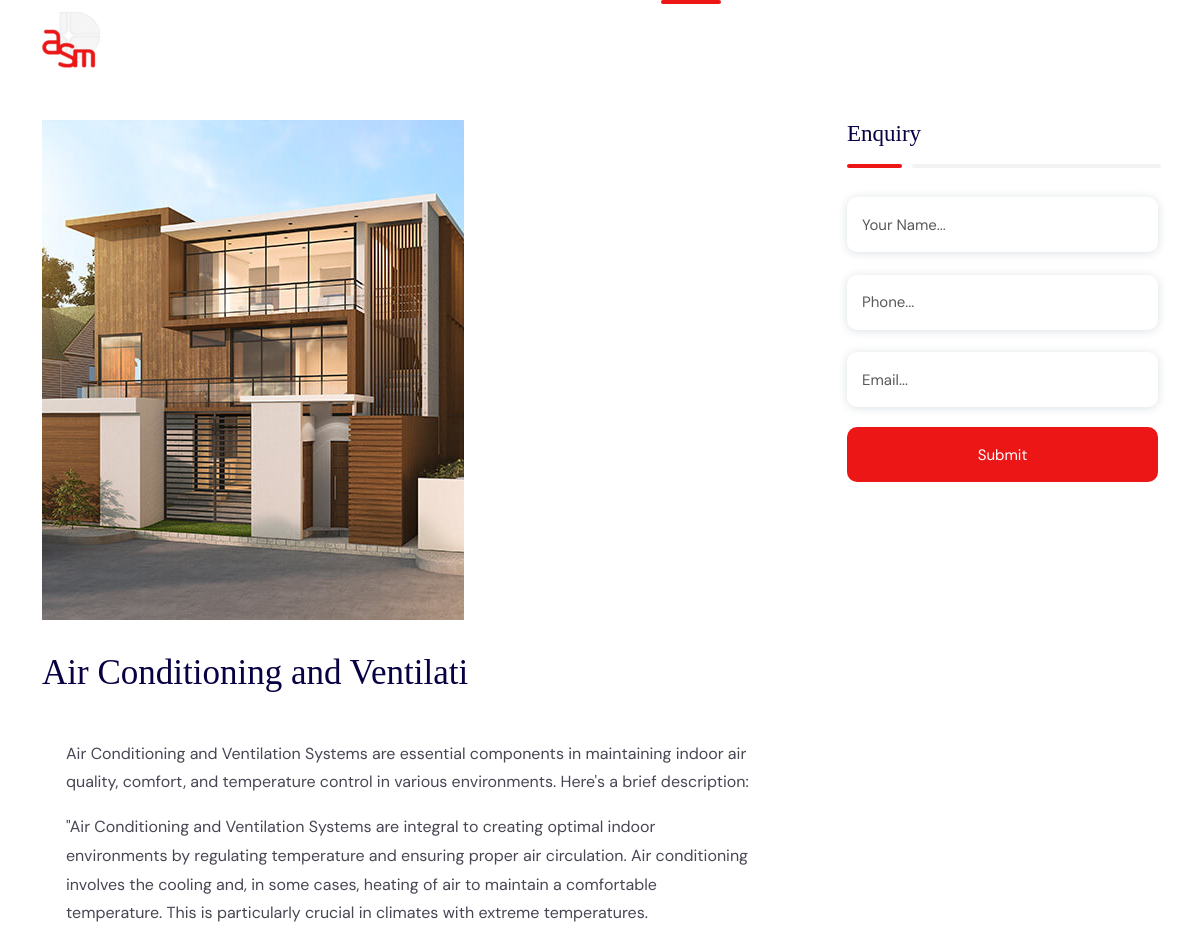
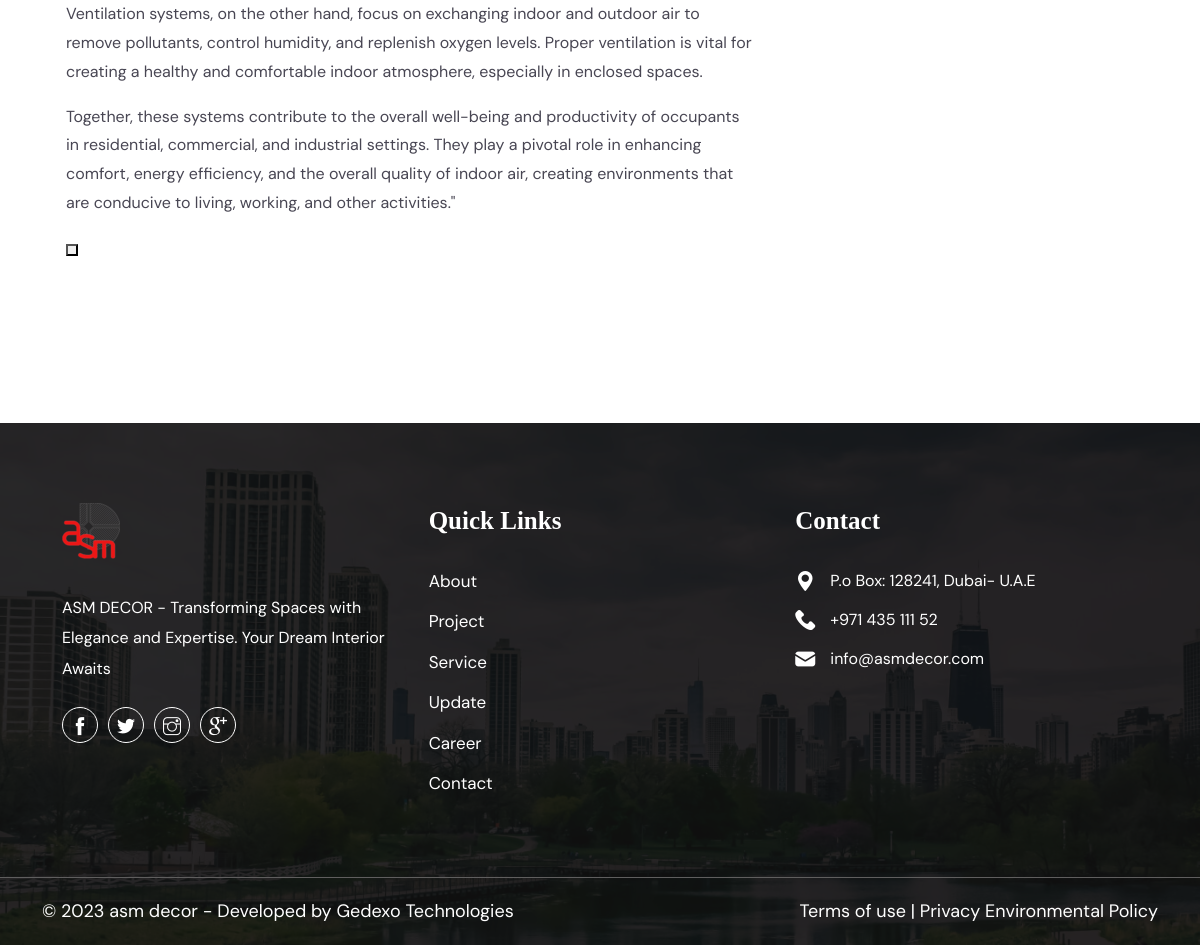
Screenshot of /service/air-conditioning-and-ventilati/ with the database file from the repository (2 pictures, top to bottom).
### web/models.py (models this page shows, shortened)
class Service (models.Model):
    category=models.ForeignKey("web.ServiceCategory",on_delete=models.CASCADE)
    title=models.CharField(max_length=30)
    image=models.ImageField(upload_to='service')
    description=HTMLField()
    slug = models.SlugField(unique=True, max_length=100, blank=True, null=True)

### web/views.py (the view, shortened to what this page needs)
# urls.py: path("service/<slug>/", views.ServiceDetailView.as_view(), name="service-detail"),
class ServiceDetailView(DetailView,FormView):
    model = Service
    form_class = ServiceEnquiryForm
    def get_context_data(self, **kwargs):
        context = super().get_context_data(**kwargs)
        context["is_service"] = True
        return context

### web/forms.py
class ServiceEnquiryForm(forms.ModelForm):
    class Meta:
        model = ServiceEnquiry
        fields = ["name", "email", "phone"]
        widgets = {
            "name": forms.TextInput(attrs={"placeholder": "Your Name..."}),
            "email": forms.EmailInput(attrs={"placeholder": "Email..."}),
            "phone": forms.TextInput(attrs={"placeholder": "Phone..."}),
        }

### templates/web/service_detail.html (shortened to what this page needs)
{% extends "web/base.html" %}
{% load static %}
{% block content %}
        <div class="wpo-service-single-area section-padding">
            <div class="container">
                <div class="row">
                    <div class="col-lg-8 col-12">
                        <div class="wpo-service-single-wrap">
                            <div class="wpo-service-single-item">
                                <div class="wpo-service-single-main-img">
                                    <img src="{{service.image.url}}" alt="">
                                </div>
                                <div class="wpo-service-single-title">
                                    <h3>{{service.title}}</h3>
                                </div>
                                <p>
                                    {{service.description|safe}}
                                </p>
                            </div>
                        </div>
                    </div>
                    <div class="col-lg-4 col-12">
                        <div class="blog-sidebar">
                            <div class="wpo-newsletter-widget widget">
                                <h3>Enquiry</h3>
                                <form  method="post" class="form">
                                    {{form.name}} <br>
                                    {{form.phone}} <br>
                                    {{form.email}}
                                    <button type="submit">Submit</button>
                                </form>
                            </div>
                        </div>
                    </div>
                </div>
            </div>
        </div>
{% endblock %}

### rows the page displays
Service: image (picture), title "Air Conditioning and Ventilati", description "Air Conditioning and Ventilation Systems are essential components in maintaining indoor air quality, comfort, and temperature control in various environments. Here's a brief description: \"Air Conditioning and Ventilation Systems are integral to creating optimal indoor environments by regulating temperature and ensuring proper air circulation. Air conditioning involves the cooling and, in some cases, heating of air to maintain a comfortable temperature. This is particularly crucial in climates with extreme temperatures. Ventilation systems, on the other hand, focus on exchanging indoor and outdoor air to remove pollutants, control humidity, and replenish oxygen levels. Proper ventilation is…"
